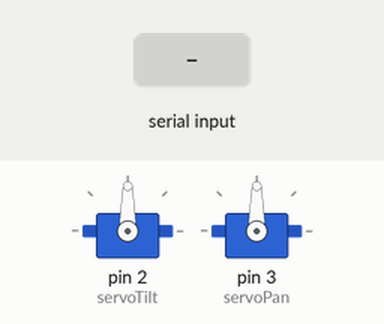
Simulated run of this sketch. Board: Arduino Uno, built with avr-gcc and run on an emulated ATmega328P. On the bench: 2 × servo. The inputs (shaded band) are chosen by the test bench.

Above: at 1.2 s.
1.3 s: byte 61 (61) received over Serial
At 1.8 s:
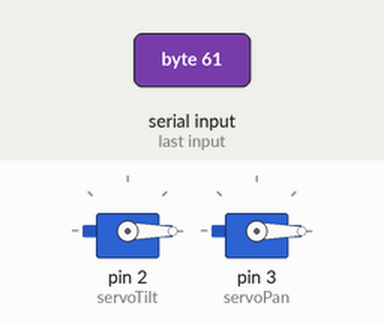
Timing chart, 0 to 4.3 s (numbered marks = the images above; inputs shaded):
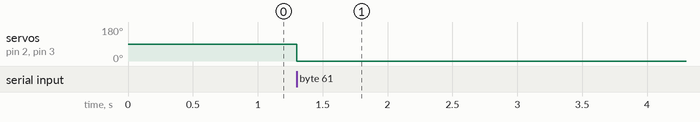

The sketch:

turnToClearArduinoCamera.ino
```cpp
#include <Servo.h>

byte byteRead;
long num1, num2,answer;
boolean mySwitch=false;
Servo servoTilt, servoPan;
void setup() {
  Serial.begin(9600);
  num1=0;
  num2=0;
  servoTilt.attach(2);  //The Tilt servo is attached to pin 2.
  servoPan.attach(3);   //The Pan servo is attached to pin 3.
  servoTilt.write(90);  //Initially put the servos both
  servoPan.write(90);      //at 90 degress.
}

void loop() {
  while (Serial.available()) {
    byteRead = Serial.read();

    if(byteRead>47 && byteRead<58){
       if(!mySwitch){
         num1=(num1*10)+(byteRead-48);
       }else{
         num2=(num2*10)+(byteRead-48);
       }
    }

    /*Listen for an equal sign (byte code 61)
      to calculate the answer and send it back to the
      serial monitor screen*/
    if(byteRead==61){

      servoTilt.write(num1);
      servoPan.write(num2);

      num1=0;
      num2=0;
      mySwitch=false;

    /* Listen for the addition sign (byte code 43). This is
       used as a delimiter to help define num1 from num2 */
    }else if (byteRead==43){
      mySwitch=true;
    }
  }
}
```

Measured:
- after the input at 1.3 s, servo on pin 2 (servoTilt), servo on pin 3 (servoPan): 90° → 0° at once
